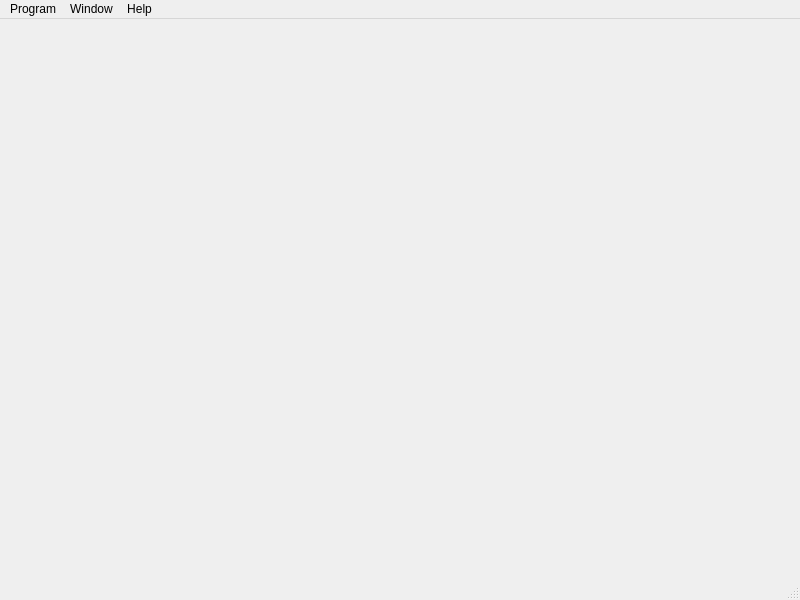
<?xml version="1.0" encoding="UTF-8"?>
<ui version="4.0">
 <class>MainWindow</class>
 <widget class="QMainWindow" name="MainWindow">
  <property name="geometry">
   <rect>
    <x>0</x>
    <y>0</y>
    <width>800</width>
    <height>600</height>
   </rect>
  </property>
  <property name="windowTitle">
   <string>Unofficial Fallout 4 Pipboy Application</string>
  </property>
  <widget class="QWidget" name="centralwidget">
   <layout class="QVBoxLayout" name="verticalLayout">
    <property name="spacing">
     <number>8</number>
    </property>
    <property name="leftMargin">
     <number>0</number>
    </property>
    <property name="topMargin">
     <number>0</number>
    </property>
    <property name="rightMargin">
     <number>0</number>
    </property>
    <property name="bottomMargin">
     <number>0</number>
    </property>
   </layout>
  </widget>
  <widget class="QMenuBar" name="menubar">
   <property name="geometry">
    <rect>
     <x>0</x>
     <y>0</y>
     <width>800</width>
     <height>30</height>
    </rect>
   </property>
   <widget class="QMenu" name="menuApp">
    <property name="title">
     <string>Program</string>
    </property>
    <addaction name="actionAuto_Connect_on_Start_up"/>
    <addaction name="actionConnect"/>
    <addaction name="actionConnectTo"/>
    <addaction name="actionDisconnect"/>
    <addaction name="separator"/>
    <addaction name="actionImportData"/>
    <addaction name="actionExportData"/>
    <addaction name="separator"/>
    <addaction name="actionQuit"/>
   </widget>
   <widget class="QMenu" name="menuHelp">
    <property name="title">
     <string>Help</string>
    </property>
    <addaction name="actionVersionCheck"/>
    <addaction name="actionShowAboutQt"/>
    <addaction name="actionShowAbout"/>
   </widget>
   <widget class="QMenu" name="menuWindow">
    <property name="title">
     <string>Window</string>
    </property>
    <widget class="QMenu" name="menuStyles">
     <property name="title">
      <string>Styles</string>
     </property>
     <addaction name="actionStylesDefault"/>
    </widget>
    <addaction name="actionFullscreen"/>
    <addaction name="actionStayOnTop"/>
    <addaction name="menuStyles"/>
   </widget>
   <addaction name="menuApp"/>
   <addaction name="menuWindow"/>
   <addaction name="menuHelp"/>
  </widget>
  <widget class="QStatusBar" name="statusbar"/>
  <action name="actionConnect">
   <property name="text">
    <string>Auto Discovery</string>
   </property>
  </action>
  <action name="actionConnectTo">
   <property name="text">
    <string>Connect to Host</string>
   </property>
  </action>
  <action name="actionQuit">
   <property name="text">
    <string>Quit</string>
   </property>
  </action>
  <action name="actionDisconnect">
   <property name="enabled">
    <bool>false</bool>
   </property>
   <property name="text">
    <string>Disconnect</string>
   </property>
  </action>
  <action name="actionShowAboutQt">
   <property name="text">
    <string>About Qt</string>
   </property>
  </action>
  <action name="actionShowAbout">
   <property name="text">
    <string>About</string>
   </property>
  </action>
  <action name="actionFullscreen">
   <property name="checkable">
    <bool>true</bool>
   </property>
   <property name="text">
    <string>Fullscreen</string>
   </property>
  </action>
  <action name="actionStylesDefault">
   <property name="checkable">
    <bool>true</bool>
   </property>
   <property name="text">
    <string>Default</string>
   </property>
  </action>
  <action name="actionAuto_Connect_on_Start_up">
   <property name="checkable">
    <bool>true</bool>
   </property>
   <property name="checked">
    <bool>false</bool>
   </property>
   <property name="text">
    <string>Auto Connect on Startup</string>
   </property>
  </action>
  <action name="actionExportData">
   <property name="enabled">
    <bool>false</bool>
   </property>
   <property name="text">
    <string>Export Data</string>
   </property>
  </action>
  <action name="actionImportData">
   <property name="text">
    <string>Import Data</string>
   </property>
  </action>
  <action name="actionVersionCheck">
   <property name="text">
    <string>Check for new version</string>
   </property>
  </action>
  <action name="actionStayOnTop">
   <property name="checkable">
    <bool>true</bool>
   </property>
   <property name="text">
    <string>Stay on Top</string>
   </property>
  </action>
 </widget>
 <resources/>
 <connections/>
</ui>
